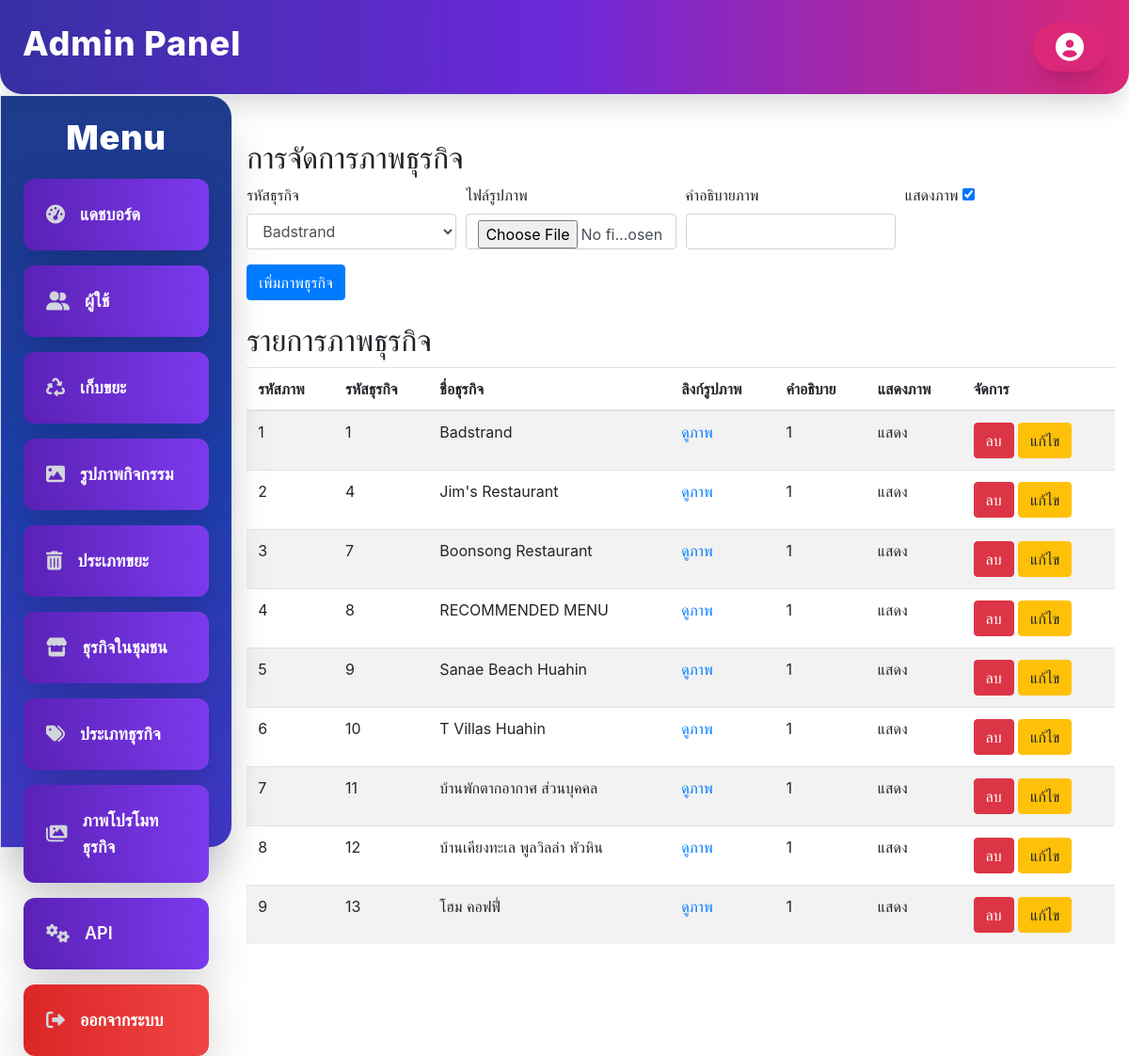
Screenshot of /Admin/businesses_photos/businesses_photos.php (signed in) with the database file from the repository.
### tables this page shows
CREATE TABLE `business_photos` (
  `photo_id` int(11) NOT NULL,
  `business_id` int(11) NOT NULL,
  `photo_url` varchar(255) NOT NULL,
  `description` varchar(100) DEFAULT NULL,
  `created_at` timestamp NOT NULL DEFAULT current_timestamp(),
  `show_image` tinyint(1) DEFAULT 1
);

CREATE TABLE `businesses` (
  `business_id` int(11) NOT NULL,
  `business_name` varchar(100) NOT NULL,
  `business_type_id` int(11) DEFAULT NULL,
  `user_id` int(11) DEFAULT NULL,
  `description` varchar(255) DEFAULT NULL,
  `contact_info` varchar(50) DEFAULT NULL,
  `website` varchar(100) DEFAULT NULL,
  `latitude` decimal(10,6) NOT NULL,
  `longitude` decimal(10,6) NOT NULL,
  `created_at` timestamp NOT NULL DEFAULT current_timestamp(),
  `updated_at` timestamp NOT NULL DEFAULT current_timestamp() ON UPDATE current_timestamp()
);

### Admin/businesses_photos/businesses_photos.php (the view, shortened to what this page needs)
<?php
include_once '../sidebar-navbar.php';
$host = 'localhost';
$db = 'ESSDUH_BNS_MEMBER';
$user = 'root';
$pass = '';
$conn = new mysqli($host, $user, $pass, $db);
function getBusinessPhotos($conn) {
    $sql = "SELECT bp.*, b.business_name FROM business_photos bp
            JOIN businesses b ON bp.business_id = b.business_id";
    return $conn->query($sql);
}
function getBusinessOptions($conn, $selected_id = null) {
    $sql = "SELECT business_id, business_name FROM businesses";
    $businesses = $conn->query($sql);
    while ($business = $businesses->fetch_assoc()) {
        $selected = ($business['business_id'] == $selected_id) ? "selected" : "";
        echo "<option value='{$business['business_id']}' {$selected}>{$business['business_name']}</option>";
    }
}
$business_photos = getBusinessPhotos($conn);
?>
<!DOCTYPE html>
<html lang="th">
<head>
    <link rel="stylesheet" href="https://stackpath.bootstrapcdn.com/bootstrap/4.5.2/css/bootstrap.min.css">
    <link rel="stylesheet" href="https://cdn.jsdelivr.net/npm/sweetalert2@11/dist/sweetalert2.min.css">
</head>
<body>
<div class="container mt-5">
    <h2>การจัดการภาพธุรกิจ</h2>
    <form method="POST" enctype="multipart/form-data" class="mb-4">
        <div class="form-row">
            <div class="form-group col-md-3">
                <label>รหัสธุรกิจ</label>
                <select name="business_id" class="form-control" required><?php getBusinessOptions($conn); ?></select>
            </div>
            <div class="form-group col-md-3">
                <label>ไฟล์รูปภาพ</label>
                <input type="file" name="photo_file" class="form-control" required>
            </div>
            <div class="form-group col-md-3">
                <label>คำอธิบายภาพ</label>
                <input type="text" name="description" class="form-control">
            </div>
            <div class="form-group col-md-3">
                <label>แสดงภาพ</label>
                <input type="checkbox" name="show_image" value="1" checked>
            </div>
        </div>
        <button type="submit" name="add_photo" class="btn btn-primary">เพิ่มภาพธุรกิจ</button>
    </form>
    <h2>รายการภาพธุรกิจ</h2>
    <table class="table table-striped">
        <thead>
        <tr>
            <th>รหัสภาพ</th>
            <th>รหัสธุรกิจ</th>
            <th>ชื่อธุรกิจ</th>
            <th>ลิงก์รูปภาพ</th>
            <th>คำอธิบาย</th>
            <th>แสดงภาพ</th>
            <th>จัดการ</th>
        </tr>
        </thead>
        <tbody>
        <?php while ($photo = $business_photos->fetch_assoc()): ?>
            <tr>
                <td><?= htmlspecialchars($photo['photo_id']) ?></td>
                <td><?= htmlspecialchars($photo['business_id']) ?></td>
                <td><?= htmlspecialchars($photo['business_name']) ?></td>
                <td><a href="../uploads/<?= htmlspecialchars($photo['photo_url']) ?>" target="_blank">ดูภาพ</a></td>
                <td><?= htmlspecialchars($photo['description']) ?></td>
                <td><?= $photo['show_image'] ? 'แสดง' : 'ไม่แสดง' ?></td>
                <td>
                    <form method="POST" class="d-inline">
                        <button type="submit" name="delete_photo" class="btn btn-danger">ลบ</button>
                        <button type="button" class="btn btn-warning" data-toggle="modal" data-target="#editModal<?= $photo['photo_id'] ?>">แก้ไข</button>
                    </form>
                </td>
            </tr>
        <?php endwhile; ?>
        </tbody>
    </table>
</div>
</body>
</html>

### rows the page displays
business_photos: photo_id "1", business "1", business.business_name "Badstrand", description "1", show_image "แสดง"
business_photos: photo_id "2", business "4", business.business_name "Jim's Restaurant", description "1", show_image "แสดง"
business_photos: photo_id "3", business "7", business.business_name "Boonsong Restaurant", description "1", show_image "แสดง"
business_photos: photo_id "4", business "8", business.business_name "RECOMMENDED MENU", description "1", show_image "แสดง"
business_photos: photo_id "5", business "9", business.business_name "Sanae Beach Huahin", description "1", show_image "แสดง"
business_photos: photo_id "6", business "10", business.business_name "T Villas Huahin", description "1", show_image "แสดง"
business_photos: photo_id "7", business "11", business.business_name "บ้านพักตากอากาศ ส่วนบุคคล", description "1", show_image "แสดง"
business_photos: photo_id "8", business "12", business.business_name "บ้านเคียงทะเล พูลวิลล่า หัวหิน", description "1", show_image "แสดง"
business_photos: photo_id "9", business "13", business.business_name "โฮม คอฟฟี่", description "1", show_image "แสดง"

### other values shown
$item['label'] "แดชบอร์ด"
$item['label'] "ผู้ใช้"
$item['label'] "เก็บขยะ"
$item['label'] "รูปภาพกิจกรรม"
$item['label'] "ประเภทขยะ"
$item['label'] "ธุรกิจในชุมชน"
$item['label'] "ประเภทธุรกิจ"
$item['label'] "ภาพโปรโมทธุรกิจ"
$item['label'] "API"
$item['label'] "ออกจากระบบ"
form field business_id "Badstrand"
